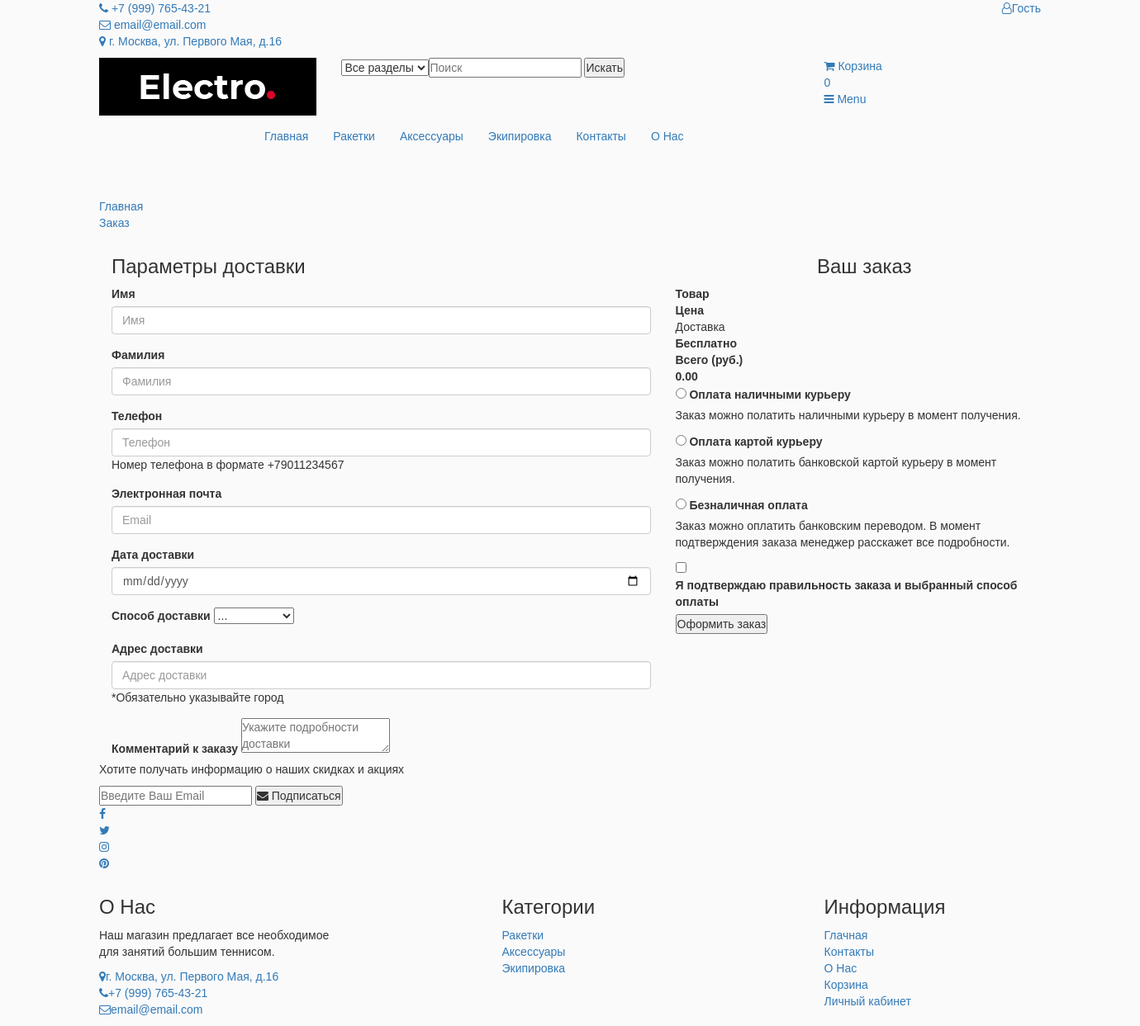
The page /order/ on the database its author committed.
### shop/models.py (models this page shows, shortened)
class Cart(models.Model):
    item = models.ManyToManyField(CartItem, blank=True)
    cart_total = models.DecimalField(max_digits=9, decimal_places=2, default=0.00)

class Category(models.Model):
    name = models.CharField(max_length=64)
    image = models.ImageField(upload_to=image_folder)
    slug = models.SlugField(blank=True, unique=True)

### shop/views.py (the view)
# urls.py: path('order/', order_create_view, name='create_order'),
def order_create_view(request):
    cart = check_cart(request)
    form = OrderForm(request.POST or None)
    categories = Category.objects.all()
    context = {
        'cart': cart,
        'form': form,
        'categories': categories
    }
    return render(request, 'shop/order.html', context)

### shop/forms.py
class OrderForm(forms.Form):
    name = forms.CharField(label='Имя')
    last_name = forms.CharField(required=False, label='Фамилия')
    email = forms.CharField(required=False)
    phone = forms.CharField(required=False)
    buying_type = forms.ChoiceField(widget=forms.Select(), required=False, choices=([("self", "Самовывоз"), ("delivery", "Доставка")]))
    date = forms.DateField(widget=forms.SelectDateWidget(), initial=timezone.now(), required=False)
    address = forms.CharField(required=False)
    comments = forms.CharField(widget=forms.Textarea, required=False)
    def __init__(self, *args, **kwargs):
        super(OrderForm, self).__init__(*args, **kwargs)
        self.fields['phone'].label = 'Телефон'
        self.fields['phone'].help_text = 'Номер телефона в формате +79011234567'
        self.fields['address'].label = 'Адрес доставки'
        self.fields['address'].help_text = '*Обязательно указывайте город'
        self.fields['date'].label = 'Дата доставки'
        self.fields['date'].help_text = 'Доставка осуществляется на следующий день после оформления заказа'

### shop/views.py (called while the page is built)
def check_cart(request):
    cart_id = request.session.get('cart_id')
    if cart_id is not None:
        cart = Cart.objects.get(id=cart_id)
        request.session['total'] = cart.item.count()
    else:
        cart = Cart()
        cart.save()
        cart_id = cart.id
        request.session['cart_id'] = cart_id
        cart = Cart.objects.get(id=cart_id)
    return cart

### shop/templates/shop/order.html (shortened to what this page needs)
{% extends 'base.html' %}
{% load static %}
{% block breadcrumb %}
    <li><a href="#">Заказ</a></li>
{% endblock %}
{% block main %}
    <form action='{% url "shop:make_order" %}' method="POST">
    <div class="section">
        <div class="container">
            <div class="row">
                <div class="col-md-7">
                    <div class="billing-details">
                        <div class="section-title">
                            <h3 class="title">Параметры доставки</h3>
                        </div>
                        <div class="form-group">
                            <label for="name">Имя</label>
                            <input type="text" name="name" required id="id_name" class="form-control" placeholder="{{ form.name.label }}">
                        </div>
                        <div class="form-group">
                            <label for="last_name">Фамилия</label>
                            <input type="text" name="last_name" id="id_last_name" class="form-control" placeholder="{{ form.last_name.label }}">
                        </div>
                        <div class="form-group">
                            <label for="phone">Телефон</label>
                            <input type="text" name="phone" required id="id_phone" class="form-control" placeholder="{{ form.phone.label }}">
                            <span class="helptext">Номер телефона в формате +79011234567</span>
                        </div>
                        <div class="form-group">
                            <label for="email">Электронная почта</label>
                            <input type="text" name="email" required id="id_email" class="form-control" placeholder="{{ form.email.label }}">
                        </div>
                        <div class="form-group">
                            <label for="date">Дата доставки</label>
                            <input type="date" name="date" id="id_date" class="form-control">
                        </div>
                        <div class="form-group">
                            <label for="buying_type">Способ доставки </label>
                            <select class="custom-select mr-sm-2" name="buying_type" id="id_buying_type">
                                <option selected>...</option>
                            </select>
                        </div>
                        <div class="form-group">
                            <label for="address">Адрес доставки</label>
                            <input type="text" name="address" id="id_address" class="form-control" placeholder="{{ form.address.label }}">
                            <span class="help text">{{ form.address.help_text }}</span>
                        </div>
                        <div class="order-notes">
                            <label for="OrderNotes">Комментарий к заказу</label>
                            <textarea class="input" name="comments" id="id_comments" placeholder="Укажите подробности доставки"></textarea>
                        </div>
                    </div>
                </div>
                <div class="col-md-5 order-details">
                    <div class="section-title text-center">
                        <h3 class="title">Ваш заказ</h3>
                    </div>
                    <div class="order-summary">
                        <div class="order-col">
                            <div><strong>Товар</strong></div>
                            <div><strong>Цена</strong></div>
                        </div>
                        <div class="order-col">
                            <div>Доставка</div>
                            <div><strong>Бесплатно</strong></div>
                        </div>
                        <div class="order-col">
                            <div><strong>Всего (руб.)</strong></div>
                            <div><strong class="order-total">{{ cart.cart_total }}</strong></div>
                        </div>
                    </div>
                    <div class="payment-method">
                        <div class="input-radio">
                            <input type="radio" name="payment" id="payment-1">
                            <label for="payment-1">
                                Оплата наличными курьеру
                            </label>
                            <div class="caption">
                                <p>Заказ можно полатить наличными курьеру в момент получения.</p>
                            </div>
                        </div>
                        <div class="input-radio">
                            <input type="radio" name="payment" id="payment-2">
                            <label for="payment-2">
                                Оплата картой курьеру
                            </label>
                            <div class="caption">
                                <p>Заказ можно полатить банковской картой курьеру в момент получения.</p>
                            </div>
                        </div>
                        <div class="input-radio">
                            <input type="radio" name="payment" id="payment-3">
                            <label for="payment-3">
                                Безналичная оплата
                            </label>
                            <div class="caption">
                                <p>Заказ можно оплатить банковским переводом. В момент подтверждения заказа менеджер расскажет все подробности.</p>
                            </div>
                        </div>
                    </div>
                    <div class="input-checkbox">
                        <input type="checkbox" id="terms">
                        <label for="terms">
                            Я подтверждаю правильность заказа и выбранный способ оплаты
                        </label>
                    </div>
                    <input type='submit' class='primary-btn order-submit' value='Оформить заказ'>
                </div>
            </div>
        </div>
    </div>
    </form>
{% endblock %}

### templates/base.html (shortened to what this page needs)
{% load static %}
<!DOCTYPE html>
<html lang="en">
	<head>
 		<link type="text/css" rel="stylesheet" href="{% static 'css/bootstrap.min.css' %}"/>
 		<link type="text/css" rel="stylesheet" href="{% static 'css/slick.css' %}"/>
 		<link type="text/css" rel="stylesheet" href="{% static 'css/slick-theme.css' %}"/>
 		<link type="text/css" rel="stylesheet" href="{% static 'css/nouislider.min.css' %}"/>
 		<link rel="stylesheet" href="{% static 'css/font-awesome.min.css' %}"/>
 		<link type="text/css" rel="stylesheet" href="{% static 'css/style.css' %}"/>
    </head>
	<body>
		<header>
			<div id="top-header">
				<div class="container">
					<ul class="header-links pull-left">
						<li><a href="{% url 'shop:contact' %}"><i class="fa fa-phone"></i> +7 (999) 765-43-21</a></li>
						<li><a href="{% url 'shop:contact' %}"><i class="fa fa-envelope-o"></i> email@email.com</a></li>
						<li><a href="{% url 'shop:contact' %}"><i class="fa fa-map-marker"></i> г. Москва, ул. Первого Мая, д.16</a></li>
                    </ul>
                    <ul class="header-links pull-right">
                        <li>
                            {% if not request.user.is_authenticated %}
                                <a href="{% url 'shop:login' %}"><i class="fa fa-user-o"></i>Гость</a>
                            {% else %}
                                <a href="{% url 'shop:account' %}"><i class="fa fa-user-o"></i>{{ request.user }}</a>
                            {% endif %}
                        </li>
                    </ul>
                </div>
            </div>
            <div id="header">
				<div class="container">
					<div class="row">
						<div class="col-md-3">
							<div class="header-logo">
								<a href="{% url 'shop:base' %}" class="logo">
									<img src="{% static 'img/logo.png' %}" alt="">
								</a>
							</div>
						</div>
						<div class="col-md-6">
							<div class="header-search">
								<form>
                                    <select class="input-select">
                                        <option value="0">Все разделы</option>
                                    <input class="input" placeholder="Поиск">
                                    <button class="search-btn">Искать</button>
								</form>
							</div>
						</div>
						<div class="col-md-3 clearfix">
							<div class="header-ctn">
								<div>
									<a href="{% url 'shop:cart' %}">
										<i class="fa fa-shopping-cart"></i>
										<span>Корзина</span>
                                        <div class="qty">{{ cart.item.count }}</div>
									</a>
								</div>
								<div class="menu-toggle">
									<a href="#">
										<i class="fa fa-bars"></i>
										<span>Menu</span>
									</a>
								</div>
							</div>
						</div>
					</div>
				</div>
			</div>
		</header>
		<nav id="navigation">
			<div class="container">
				<div id="responsive-nav">
					<ul class="main-nav nav navbar-nav">
						<li class="active"><a href="../">Главная</a></li>
                        {% for category in categories %}
                            <li><a href="/category/{{ category.slug }}">{{ category.name }}</a></li>
                        {% endfor %}
						<li><a href="{% url 'shop:contact' %}">Контакты</a></li>
						<li><a href="{% url 'shop:about' %}">О Нас</a></li>
					</ul>
				</div>
			</div>
		</nav>
		<div id="breadcrumb" class="section">
			<div class="container">
				<div class="row">
					<div class="col-md-12">
						<ul class="breadcrumb-tree">
							<li><a href="{% url 'shop:base' %}">Главная</a></li>
                            {% block breadcrumb %}{% endblock %}
						</ul>
					</div>
				</div>
			</div>
		</div>
		<div class="section">
			<div class="container">
                <div>{% block main %}Main{% endblock %}</div>
			</div>
		</div>
		<div id="newsletter" class="section">
			<div class="container">
				<div class="row">
					<div class="col-md-12">
						<div class="newsletter">
							<p>Хотите получать информацию о наших скидках и акциях</p>
							<form>
								<input class="input" type="email" placeholder="Введите Ваш Email">
								<button class="newsletter-btn"><i class="fa fa-envelope"></i> Подписаться</button>
							</form>
							<ul class="newsletter-follow">
								<li>
									<a href="https://www.facebook.com/"><i class="fa fa-facebook"></i></a>
								</li>
								<li>
									<a href="https://twitter.com/"><i class="fa fa-twitter"></i></a>
								</li>
								<li>
									<a href="https://www.instagram.com/"><i class="fa fa-instagram"></i></a>
								</li>
								<li>
									<a href="https://www.pinterest.ru/"><i class="fa fa-pinterest"></i></a>
								</li>
							</ul>
						</div>
					</div>
				</div>
			</div>
        </div>
		<footer id="footer">
			<div class="section">
				<div class="container">
					<div class="row">
						<div class="col-lg-5 col-xs-6">
							<div class="footer">
								<h3 class="footer-title"> О Нас</h3>
								<p>Наш магазин предлагает все необходимое <br/> для занятий большим теннисом.</p>
								<ul class="footer-links">
									<li><a href="#"><i class="fa fa-map-marker"></i>г. Москва, ул. Первого Мая, д.16</a></li>
									<li><a href="#"><i class="fa fa-phone"></i>+7 (999) 765-43-21</a></li>
									<li><a href="#"><i class="fa fa-envelope-o"></i>email@email.com</a></li>
								</ul>
							</div>
						</div>
                        <div class="col-lg-4 col-xs-6">
                            <div class="footer">
                                <h3 class="footer-title">Категории</h3>
                                <ul class="footer-links">
                                    {% for category in categories %}
                                        <li><a href="/category/{{ category.slug }}">{{ category.name }}</a></li>
                                    {% endfor %}
                                </ul>
                            </div>
                        </div>
						<div class="col-md-3 col-xs-6">
							<div class="footer">
								<h3 class="footer-title">Информация</h3>
								<ul class="footer-links">
									<li><a href="/">Глачная</a></li>
									<li><a href="{% url 'shop:contact' %}">Контакты</a></li>
									<li><a href="{% url 'shop:about' %}">О Нас</a></li>
									<li><a href="{% url 'shop:cart' %}">Корзина</a></li>
									<li><a href="{% url 'shop:account' %}">Личный кабинет</a></li>
								</ul>
							</div>
						</div>
					</div>
				</div>
			</div>
        </footer>
    </body>
</html>

### static/css/style.css (style rules this page uses)
* { margin: 0; padding: 0; }
a { text-decoration: none; }
li { text-decoration: none; list-style: none; }
body { background: #fafafa; font-family: 'Raleway', sans-serif; }
.logo { background: #000; width: 100%; display: flex; justify-content: center; }
nav { margin: auto; width: 800px; height: 100px; }

### rows shown on the page
Category: name "Ракетки"
Category: name "Аксессуары"
Category: name "Экипировка"
